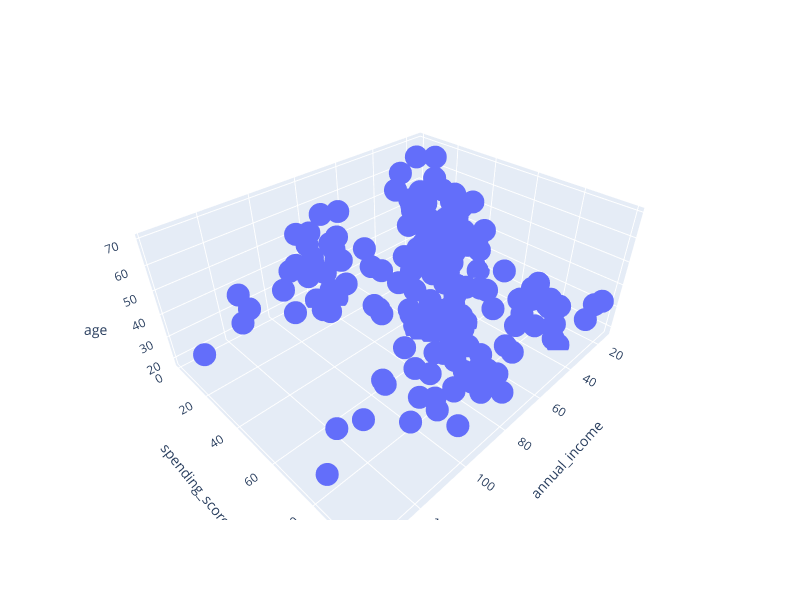

Write notebook code for a chart like this one.
### Code cell
import plotly
import plotly.express as px

fig=px.scatter_3d(
    data_frame=df_seg,
    x='annual_income',
    y='spending_score',
    z='age',
    width=800,
    height=600
    
)
fig.show()

### Figure 1 — Plotly figure (JSON) as saved in the notebook; plotly's stock layout.template omitted (floating-point values rounded to 4 significant figures; data arrays with more than 128 entries replaced by an {"elided": "..."} marker saying what was removed)
{"data": [{"hovertemplate": "annual_income=%{x}<br>spending_score=%{y}<br>age=%{z}<extra></extra>", "legendgroup": "", "marker": {"color": "#636efa", "symbol": "circle"}, "mode": "markers", "name": "", "scene": "scene", "showlegend": false, "type": "scatter3d", "x": {"elided": "200 int values"}, "y": {"elided": "200 int values"}, "z": {"elided": "200 int values"}}], "layout": {"height": 600, "legend": {"tracegroupgap": 0}, "margin": {"t": 60}, "scene": {"domain": {"x": [0, 1], "y": [0, 1]}, "xaxis": {"title": {"text": "annual_income"}}, "yaxis": {"title": {"text": "spending_score"}}, "zaxis": {"title": {"text": "age"}}}, "width": 800}}
